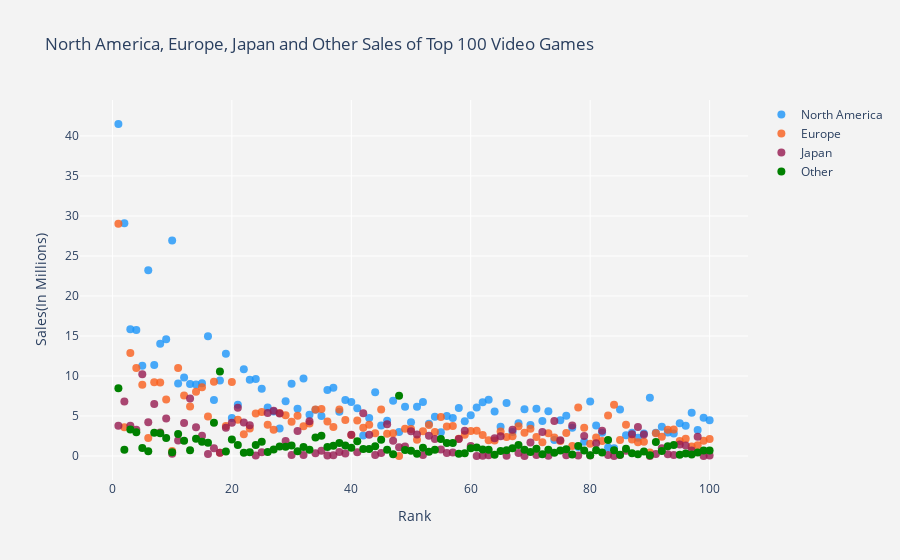

This figure's notebook cell:
### Code cell
trace1 = go.Scatter(
                    x = top100.Rank,
                    y = top100.NA_Sales,
                    mode = "markers",
                    name = "North America",
                    marker = dict(color = 'rgba(28, 149, 249, 0.8)',size=8),
                    text= top100.Name)

trace2 = go.Scatter(
                    x = top100.Rank,
                    y = top100.EU_Sales,
                    mode = "markers",
                    name = "Europe",
                    marker = dict(color = 'rgba(249, 94, 28, 0.8)',size=8),
                    text= top100.Name)
trace3 = go.Scatter(
                    x = top100.Rank,
                    y = top100.JP_Sales,
                    mode = "markers",
                    name = "Japan",
                    marker = dict(color = 'rgba(150, 26, 80, 0.8)',size=8),
                    text= top100.Name)
trace4 = go.Scatter(
                    x = top100.Rank,
                    y = top100.Other_Sales,
                    mode = "markers",
                    name = "Other",
                    marker = dict(color = 'green',size=8),
                    text= top100.Name)
                    

data = [trace1, trace2,trace3,trace4]
layout = dict(title = 'North America, Europe, Japan and Other Sales of Top 100 Video Games',
              xaxis= dict(title= 'Rank',ticklen= 5,zeroline= False,zerolinewidth=1,gridcolor="white"),
              yaxis= dict(title= 'Sales(In Millions)',ticklen= 5,zeroline= False,zerolinewidth=1,gridcolor="white",),
              paper_bgcolor='rgb(243, 243, 243)',
              plot_bgcolor='rgb(243, 243, 243)' )
fig = dict(data = data, layout = layout)
iplot(fig)

### Figure 1 — Plotly figure (JSON) as saved in the notebook; plotly's stock layout.template omitted (floating-point values rounded to 4 significant figures)
{"data": [{"marker": {"color": "rgba(28, 149, 249, 0.8)", "size": 8}, "mode": "markers", "name": "North America", "text": ["Wii Sports", "Super Mario Bros.", "Mario Kart Wii", "Wii Sports Resort", "Pokemon Red/Pokemon Blue", "Tetris", "New Super Mario Bros.", "Wii Play", "New Super Mario Bros. Wii", "Duck Hunt", "Nintendogs", "Mario Kart DS", "Pokemon Gold/Pokemon Silver", "Wii Fit", "Wii Fit Plus", "Kinect Adventures!", "Grand Theft Auto V", "Grand Theft Auto: San Andreas", "Super Mario World", "Brain Age: Train Your Brain in Minutes a Day", "Pokemon Diamond/Pokemon Pearl", "Super Mario Land", "Super Mario Bros. 3", "Grand Theft Auto V", "Grand Theft Auto: Vice City", "Pokemon Ruby/Pokemon Sapphire", "Pokemon Black/Pokemon White", "Brain Age 2: More Training in Minutes a Day", "Gran Turismo 3: A-Spec", "Call of Duty: Modern Warfare 3", "Pokémon Yellow: Special Pikachu Edition", "Call of Duty: Black Ops", "Pokemon X/Pokemon Y", "Call of Duty: Black Ops 3", "Call of Duty: Black Ops II", "Call of Duty: Black Ops II", "Call of Duty: Modern Warfare 2", "Call of Duty: Modern Warfare 3", "Grand Theft Auto III", "Super Smash Bros. Brawl", "Call of Duty: Black Ops", "Animal Crossing: Wild World", "Mario Kart 7", "Halo 3", "Grand Theft Auto V", "Pokemon HeartGold/Pokemon SoulSilver", "Super Mario 64", "Gran Turismo 4", "Super Mario Galaxy", "Pokemon Omega Ruby/Pokemon Alpha Sapphire", "Super Mario Land 2: 6 Golden Coins", "Grand Theft Auto IV", "Gran Turismo", "Super Mario 3D Land", "Gran Turismo 5", "Call of Duty: Modern Warfare 2", "Grand Theft Auto IV", "Super Mario All-Stars", "Pokemon FireRed/Pokemon LeafGreen", "Super Mario 64", "Just Dance 3", "Call of Duty: Ghosts", "Halo: Reach", "Mario Kart 64", "New Super Mario Bros. 2", "Halo 4", "Final Fantasy VII", "Call of Duty: Ghosts", "Just Dance 2", "Gran Turismo 2", "Call of Duty 4: Modern Warfare", "Donkey Kong Country", "Minecraft", "Animal Crossing: New Leaf", "Mario Party DS", "The Elder Scrolls V: Skyrim", "Super Mario Kart", "FIFA 16", "Wii Party", "Halo 2", "Mario Party 8", "Pokemon Black 2/Pokemon White 2", "FIFA Soccer 13", "The Sims 3", "GoldenEye 007", "Mario & Sonic at the Olympic Games", "Final Fantasy X", "Final Fantasy VIII", "Pokémon Platinum Version", "Pac-Man", "Grand Theft Auto: Liberty City Stories", "Super Mario Galaxy 2", "Star Wars Battlefront (2015)", "Call of Duty: Advanced Warfare", "The Legend of Zelda: Ocarina of Time", "Crash Bandicoot 2: Cortex Strikes Back", "Super Mario Bros. 2", "Super Smash Bros. for Wii U and 3DS", "Call of Duty: World at War", "Battlefield 3"], "type": "scatter", "x": [1, 2, 3, 4, 5, 6, 7, 8, 9, 10, 11, 12, 13, 14, 15, 16, 17, 18, 19, 20, 21, 22, 23, 24, 25, 26, 27, 28, 29, 30, 31, 32, 33, 34, 35, 36, 37, 38, 39, 40, 41, 42, 43, 44, 45, 46, 47, 48, 49, 50, 51, 52, 53, 54, 55, 56, 57, 58, 59, 60, 61, 62, 63, 64, 65, 66, 67, 68, 69, 70, 71, 72, 73, 74, 75, 76, 77, 78, 79, 80, 81, 82, 83, 84, 85, 86, 87, 88, 89, 90, 91, 92, 93, 94, 95, 96, 97, 98, 99, 100], "y": [41.49, 29.08, 15.85, 15.75, 11.27, 23.2, 11.38, 14.03, 14.59, 26.93, 9.07, 9.81, 9, 8.94, 9.09, 14.97, 7.01, 9.43, 12.78, 4.75, 6.42, 10.83, 9.54, 9.63, 8.41, 6.06, 5.57, 3.44, 6.85, 9.03, 5.89, 9.67, 5.17, 5.77, 4.99, 8.25, 8.52, 5.54, 6.99, 6.75, 5.98, 2.55, 4.74, 7.97, 3.8, 4.4, 6.91, 3.01, 6.16, 4.23, 6.16, 6.76, 4.02, 4.89, 2.96, 4.99, 4.76, 5.99, 4.34, 5.08, 6.05, 6.72, 7.03, 5.55, 3.66, 6.63, 3.01, 4.09, 5.84, 3.88, 5.91, 4.36, 5.58, 2.01, 4.46, 5.03, 3.54, 1.11, 1.79, 6.82, 3.81, 2.91, 1.06, 0.98, 5.8, 2.58, 2.91, 2.28, 2.82, 7.28, 2.9, 3.66, 2.93, 2.8, 4.1, 3.78, 5.39, 3.24, 4.79, 4.46]}, {"marker": {"color": "rgba(249, 94, 28, 0.8)", "size": 8}, "mode": "markers", "name": "Europe", "text": ["Wii Sports", "Super Mario Bros.", "Mario Kart Wii", "Wii Sports Resort", "Pokemon Red/Pokemon Blue", "Tetris", "New Super Mario Bros.", "Wii Play", "New Super Mario Bros. Wii", "Duck Hunt", "Nintendogs", "Mario Kart DS", "Pokemon Gold/Pokemon Silver", "Wii Fit", "Wii Fit Plus", "Kinect Adventures!", "Grand Theft Auto V", "Grand Theft Auto: San Andreas", "Super Mario World", "Brain Age: Train Your Brain in Minutes a Day", "Pokemon Diamond/Pokemon Pearl", "Super Mario Land", "Super Mario Bros. 3", "Grand Theft Auto V", "Grand Theft Auto: Vice City", "Pokemon Ruby/Pokemon Sapphire", "Pokemon Black/Pokemon White", "Brain Age 2: More Training in Minutes a Day", "Gran Turismo 3: A-Spec", "Call of Duty: Modern Warfare 3", "Pokémon Yellow: Special Pikachu Edition", "Call of Duty: Black Ops", "Pokemon X/Pokemon Y", "Call of Duty: Black Ops 3", "Call of Duty: Black Ops II", "Call of Duty: Black Ops II", "Call of Duty: Modern Warfare 2", "Call of Duty: Modern Warfare 3", "Grand Theft Auto III", "Super Smash Bros. Brawl", "Call of Duty: Black Ops", "Animal Crossing: Wild World", "Mario Kart 7", "Halo 3", "Grand Theft Auto V", "Pokemon HeartGold/Pokemon SoulSilver", "Super Mario 64", "Gran Turismo 4", "Super Mario Galaxy", "Pokemon Omega Ruby/Pokemon Alpha Sapphire", "Super Mario Land 2: 6 Golden Coins", "Grand Theft Auto IV", "Gran Turismo", "Super Mario 3D Land", "Gran Turismo 5", "Call of Duty: Modern Warfare 2", "Grand Theft Auto IV", "Super Mario All-Stars", "Pokemon FireRed/Pokemon LeafGreen", "Super Mario 64", "Just Dance 3", "Call of Duty: Ghosts", "Halo: Reach", "Mario Kart 64", "New Super Mario Bros. 2", "Halo 4", "Final Fantasy VII", "Call of Duty: Ghosts", "Just Dance 2", "Gran Turismo 2", "Call of Duty 4: Modern Warfare", "Donkey Kong Country", "Minecraft", "Animal Crossing: New Leaf", "Mario Party DS", "The Elder Scrolls V: Skyrim", "Super Mario Kart", "FIFA 16", "Wii Party", "Halo 2", "Mario Party 8", "Pokemon Black 2/Pokemon White 2", "FIFA Soccer 13", "The Sims 3", "GoldenEye 007", "Mario & Sonic at the Olympic Games", "Final Fantasy X", "Final Fantasy VIII", "Pokémon Platinum Version", "Pac-Man", "Grand Theft Auto: Liberty City Stories", "Super Mario Galaxy 2", "Star Wars Battlefront (2015)", "Call of Duty: Advanced Warfare", "The Legend of Zelda: Ocarina of Time", "Crash Bandicoot 2: Cortex Strikes Back", "Super Mario Bros. 2", "Super Smash Bros. for Wii U and 3DS", "Call of Duty: World at War", "Battlefield 3"], "type": "scatter", "x": [1, 2, 3, 4, 5, 6, 7, 8, 9, 10, 11, 12, 13, 14, 15, 16, 17, 18, 19, 20, 21, 22, 23, 24, 25, 26, 27, 28, 29, 30, 31, 32, 33, 34, 35, 36, 37, 38, 39, 40, 41, 42, 43, 44, 45, 46, 47, 48, 49, 50, 51, 52, 53, 54, 55, 56, 57, 58, 59, 60, 61, 62, 63, 64, 65, 66, 67, 68, 69, 70, 71, 72, 73, 74, 75, 76, 77, 78, 79, 80, 81, 82, 83, 84, 85, 86, 87, 88, 89, 90, 91, 92, 93, 94, 95, 96, 97, 98, 99, 100], "y": [29.02, 3.58, 12.88, 11.01, 8.89, 2.26, 9.23, 9.2, 7.06, 0.63, 11, 7.57, 6.18, 8.03, 8.59, 4.94, 9.27, 0.4, 3.75, 9.26, 4.52, 2.71, 3.44, 5.31, 5.49, 3.9, 3.28, 5.36, 5.09, 4.28, 5.04, 3.73, 4.05, 5.81, 5.88, 4.3, 3.63, 5.82, 4.51, 2.61, 4.44, 3.52, 3.91, 2.83, 5.81, 2.77, 2.85, 0.01, 3.4, 3.37, 2.04, 3.1, 3.87, 2.99, 4.88, 3.69, 3.76, 2.15, 2.65, 3.11, 3.15, 2.63, 1.98, 1.94, 3.07, 2.36, 2.47, 3.73, 2.89, 3.42, 2.38, 1.71, 2.83, 2.32, 1.88, 2.86, 1.24, 6.06, 3.53, 1.53, 2.3, 1.86, 5.05, 6.42, 2.01, 3.9, 2.07, 1.72, 1.78, 0.45, 2.83, 2.42, 3.29, 3.3, 1.89, 2.17, 1.18, 1.35, 1.9, 2.13]}, {"marker": {"color": "rgba(150, 26, 80, 0.8)", "size": 8}, "mode": "markers", "name": "Japan", "text": ["Wii Sports", "Super Mario Bros.", "Mario Kart Wii", "Wii Sports Resort", "Pokemon Red/Pokemon Blue", "Tetris", "New Super Mario Bros.", "Wii Play", "New Super Mario Bros. Wii", "Duck Hunt", "Nintendogs", "Mario Kart DS", "Pokemon Gold/Pokemon Silver", "Wii Fit", "Wii Fit Plus", "Kinect Adventures!", "Grand Theft Auto V", "Grand Theft Auto: San Andreas", "Super Mario World", "Brain Age: Train Your Brain in Minutes a Day", "Pokemon Diamond/Pokemon Pearl", "Super Mario Land", "Super Mario Bros. 3", "Grand Theft Auto V", "Grand Theft Auto: Vice City", "Pokemon Ruby/Pokemon Sapphire", "Pokemon Black/Pokemon White", "Brain Age 2: More Training in Minutes a Day", "Gran Turismo 3: A-Spec", "Call of Duty: Modern Warfare 3", "Pokémon Yellow: Special Pikachu Edition", "Call of Duty: Black Ops", "Pokemon X/Pokemon Y", "Call of Duty: Black Ops 3", "Call of Duty: Black Ops II", "Call of Duty: Black Ops II", "Call of Duty: Modern Warfare 2", "Call of Duty: Modern Warfare 3", "Grand Theft Auto III", "Super Smash Bros. Brawl", "Call of Duty: Black Ops", "Animal Crossing: Wild World", "Mario Kart 7", "Halo 3", "Grand Theft Auto V", "Pokemon HeartGold/Pokemon SoulSilver", "Super Mario 64", "Gran Turismo 4", "Super Mario Galaxy", "Pokemon Omega Ruby/Pokemon Alpha Sapphire", "Super Mario Land 2: 6 Golden Coins", "Grand Theft Auto IV", "Gran Turismo", "Super Mario 3D Land", "Gran Turismo 5", "Call of Duty: Modern Warfare 2", "Grand Theft Auto IV", "Super Mario All-Stars", "Pokemon FireRed/Pokemon LeafGreen", "Super Mario 64", "Just Dance 3", "Call of Duty: Ghosts", "Halo: Reach", "Mario Kart 64", "New Super Mario Bros. 2", "Halo 4", "Final Fantasy VII", "Call of Duty: Ghosts", "Just Dance 2", "Gran Turismo 2", "Call of Duty 4: Modern Warfare", "Donkey Kong Country", "Minecraft", "Animal Crossing: New Leaf", "Mario Party DS", "The Elder Scrolls V: Skyrim", "Super Mario Kart", "FIFA 16", "Wii Party", "Halo 2", "Mario Party 8", "Pokemon Black 2/Pokemon White 2", "FIFA Soccer 13", "The Sims 3", "GoldenEye 007", "Mario & Sonic at the Olympic Games", "Final Fantasy X", "Final Fantasy VIII", "Pokémon Platinum Version", "Pac-Man", "Grand Theft Auto: Liberty City Stories", "Super Mario Galaxy 2", "Star Wars Battlefront (2015)", "Call of Duty: Advanced Warfare", "The Legend of Zelda: Ocarina of Time", "Crash Bandicoot 2: Cortex Strikes Back", "Super Mario Bros. 2", "Super Smash Bros. for Wii U and 3DS", "Call of Duty: World at War", "Battlefield 3"], "type": "scatter", "x": [1, 2, 3, 4, 5, 6, 7, 8, 9, 10, 11, 12, 13, 14, 15, 16, 17, 18, 19, 20, 21, 22, 23, 24, 25, 26, 27, 28, 29, 30, 31, 32, 33, 34, 35, 36, 37, 38, 39, 40, 41, 42, 43, 44, 45, 46, 47, 48, 49, 50, 51, 52, 53, 54, 55, 56, 57, 58, 59, 60, 61, 62, 63, 64, 65, 66, 67, 68, 69, 70, 71, 72, 73, 74, 75, 76, 77, 78, 79, 80, 81, 82, 83, 84, 85, 86, 87, 88, 89, 90, 91, 92, 93, 94, 95, 96, 97, 98, 99, 100], "y": [3.77, 6.81, 3.79, 3.28, 10.22, 4.22, 6.5, 2.93, 4.7, 0.28, 1.93, 4.13, 7.2, 3.6, 2.53, 0.24, 0.97, 0.41, 3.54, 4.16, 6.04, 4.18, 3.84, 0.06, 0.47, 5.38, 5.65, 5.32, 1.87, 0.13, 3.12, 0.11, 4.34, 0.35, 0.65, 0.07, 0.08, 0.49, 0.3, 2.66, 0.48, 5.33, 2.67, 0.13, 0.36, 3.96, 1.91, 1.1, 1.2, 3.08, 2.69, 0.14, 2.54, 2.13, 0.81, 0.38, 0.44, 2.12, 3.15, 1.25, 0, 0.04, 0.08, 2.23, 2.47, 0.04, 3.28, 0.38, 0.01, 1.69, 0.13, 3, 0.02, 4.36, 1.98, 0.1, 3.81, 0.06, 2.49, 0.05, 1.58, 3.14, 0.13, 0, 0.13, 0.66, 2.73, 3.63, 2.69, 0, 0.24, 0.98, 0.22, 0.14, 1.45, 1.31, 0.7, 2.42, 0, 0.06]}, {"marker": {"color": "green", "size": 8}, "mode": "markers", "name": "Other", "text": ["Wii Sports", "Super Mario Bros.", "Mario Kart Wii", "Wii Sports Resort", "Pokemon Red/Pokemon Blue", "Tetris", "New Super Mario Bros.", "Wii Play", "New Super Mario Bros. Wii", "Duck Hunt", "Nintendogs", "Mario Kart DS", "Pokemon Gold/Pokemon Silver", "Wii Fit", "Wii Fit Plus", "Kinect Adventures!", "Grand Theft Auto V", "Grand Theft Auto: San Andreas", "Super Mario World", "Brain Age: Train Your Brain in Minutes a Day", "Pokemon Diamond/Pokemon Pearl", "Super Mario Land", "Super Mario Bros. 3", "Grand Theft Auto V", "Grand Theft Auto: Vice City", "Pokemon Ruby/Pokemon Sapphire", "Pokemon Black/Pokemon White", "Brain Age 2: More Training in Minutes a Day", "Gran Turismo 3: A-Spec", "Call of Duty: Modern Warfare 3", "Pokémon Yellow: Special Pikachu Edition", "Call of Duty: Black Ops", "Pokemon X/Pokemon Y", "Call of Duty: Black Ops 3", "Call of Duty: Black Ops II", "Call of Duty: Black Ops II", "Call of Duty: Modern Warfare 2", "Call of Duty: Modern Warfare 3", "Grand Theft Auto III", "Super Smash Bros. Brawl", "Call of Duty: Black Ops", "Animal Crossing: Wild World", "Mario Kart 7", "Halo 3", "Grand Theft Auto V", "Pokemon HeartGold/Pokemon SoulSilver", "Super Mario 64", "Gran Turismo 4", "Super Mario Galaxy", "Pokemon Omega Ruby/Pokemon Alpha Sapphire", "Super Mario Land 2: 6 Golden Coins", "Grand Theft Auto IV", "Gran Turismo", "Super Mario 3D Land", "Gran Turismo 5", "Call of Duty: Modern Warfare 2", "Grand Theft Auto IV", "Super Mario All-Stars", "Pokemon FireRed/Pokemon LeafGreen", "Super Mario 64", "Just Dance 3", "Call of Duty: Ghosts", "Halo: Reach", "Mario Kart 64", "New Super Mario Bros. 2", "Halo 4", "Final Fantasy VII", "Call of Duty: Ghosts", "Just Dance 2", "Gran Turismo 2", "Call of Duty 4: Modern Warfare", "Donkey Kong Country", "Minecraft", "Animal Crossing: New Leaf", "Mario Party DS", "The Elder Scrolls V: Skyrim", "Super Mario Kart", "FIFA 16", "Wii Party", "Halo 2", "Mario Party 8", "Pokemon Black 2/Pokemon White 2", "FIFA Soccer 13", "The Sims 3", "GoldenEye 007", "Mario & Sonic at the Olympic Games", "Final Fantasy X", "Final Fantasy VIII", "Pokémon Platinum Version", "Pac-Man", "Grand Theft Auto: Liberty City Stories", "Super Mario Galaxy 2", "Star Wars Battlefront (2015)", "Call of Duty: Advanced Warfare", "The Legend of Zelda: Ocarina of Time", "Crash Bandicoot 2: Cortex Strikes Back", "Super Mario Bros. 2", "Super Smash Bros. for Wii U and 3DS", "Call of Duty: World at War", "Battlefield 3"], "type": "scatter", "x": [1, 2, 3, 4, 5, 6, 7, 8, 9, 10, 11, 12, 13, 14, 15, 16, 17, 18, 19, 20, 21, 22, 23, 24, 25, 26, 27, 28, 29, 30, 31, 32, 33, 34, 35, 36, 37, 38, 39, 40, 41, 42, 43, 44, 45, 46, 47, 48, 49, 50, 51, 52, 53, 54, 55, 56, 57, 58, 59, 60, 61, 62, 63, 64, 65, 66, 67, 68, 69, 70, 71, 72, 73, 74, 75, 76, 77, 78, 79, 80, 81, 82, 83, 84, 85, 86, 87, 88, 89, 90, 91, 92, 93, 94, 95, 96, 97, 98, 99, 100], "y": [8.46, 0.77, 3.31, 2.96, 1, 0.58, 2.9, 2.85, 2.26, 0.47, 2.75, 1.92, 0.71, 2.15, 1.79, 1.67, 4.14, 10.57, 0.55, 2.05, 1.37, 0.42, 0.46, 1.38, 1.78, 0.5, 0.82, 1.18, 1.16, 1.32, 0.59, 1.13, 0.79, 2.31, 2.52, 1.12, 1.29, 1.62, 1.3, 1.02, 1.83, 0.88, 0.89, 1.21, 2.02, 0.77, 0.23, 7.53, 0.76, 0.65, 0.29, 1.03, 0.52, 0.78, 2.12, 1.63, 1.62, 0.29, 0.35, 0.98, 1.07, 0.82, 0.78, 0.15, 0.63, 0.73, 0.96, 1.38, 0.78, 0.5, 0.9, 0.23, 0.77, 0.41, 0.7, 0.85, 0.18, 1.26, 0.68, 0.08, 0.73, 0.43, 2.01, 0.71, 0.15, 0.91, 0.33, 0.23, 0.55, 0.08, 1.75, 0.64, 1.23, 1.37, 0.16, 0.31, 0.19, 0.43, 0.69, 0.69]}], "layout": {"paper_bgcolor": "rgb(243, 243, 243)", "plot_bgcolor": "rgb(243, 243, 243)", "title": {"text": "North America, Europe, Japan and Other Sales of Top 100 Video Games"}, "xaxis": {"gridcolor": "white", "ticklen": 5, "title": {"text": "Rank"}, "zeroline": false, "zerolinewidth": 1}, "yaxis": {"gridcolor": "white", "ticklen": 5, "title": {"text": "Sales(In Millions)"}, "zeroline": false, "zerolinewidth": 1}}}
